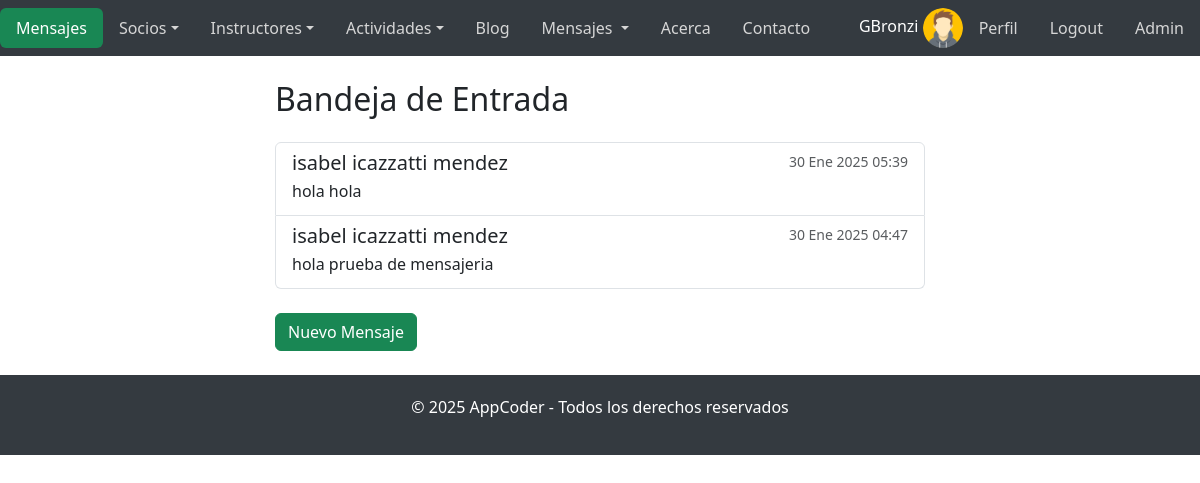
The app's page /messages/inbox/ (signed in) with its own data.
### AppAccounts/models.py (models this page shows, shortened)
class Profile(models.Model):
    user = models.OneToOneField(User, on_delete=models.CASCADE)
    avatar = models.ImageField(upload_to='avatars/', null=True, blank=True, default='avatars/avataruser.png')
    bio = RichTextField(blank=True, null=True)
    birthday = models.DateField(blank=True, null=True)
    address = models.CharField(max_length=255, blank=True, null=True)
    phone = models.CharField(max_length=20, blank=True, null=True)

### AppMessages/models.py (models this page shows, shortened)
class Message(models.Model):
    sender = models.ForeignKey(User, related_name='sent_messages', on_delete=models.CASCADE) # Remitente del mensaje (Usuario que envía)
    receiver = models.ForeignKey(User, related_name='received_messages', on_delete=models.CASCADE) # Destinatario del mensaje (Usuario que recibe)
    content = models.TextField() # Contenido del mensaje
    timestamp = models.DateTimeField(auto_now_add=True) # Fecha y hora de envío (se asigna automáticamente al crear el mensaje)
    is_read = models.BooleanField(default=False) # Estado de lectura del mensaje (False por defecto)
    class Meta:
        ordering = ['-timestamp']  # Ordenar los mensajes más recientes primero

### AppMessages/views.py (the view)
# urls.py: path('inbox/', InboxView, name='inbox'),
@login_required
def InboxView(request):
    received_messages = Message.objects.filter(receiver=request.user).order_by('-timestamp')  # Mensajes ordenados por fecha
    unread_count = Message.objects.filter(receiver=request.user, is_read=False).count()  # Contador de mensajes no leídos
    return render(request, 'AppMessages/inbox.html', {
        'received_messages': received_messages,
        'unread_count': unread_count
    })

### AppMessages/templates/AppMessages/inbox.html (shortened to what this page needs)
{% extends 'base.html' %}
{% load static %}
{% block cuerpo %}
    <div class="container my-4">
        <h2 class="mb-4">Bandeja de Entrada</h2>
        <div class="list-group">
            {% for message in received_messages %}
                <a href="{% url 'AppMessages:message_detail' message.id %}" class="list-group-item list-group-item-action">
                    <div class="d-flex w-100 justify-content-between">
                        <h5 class="mb-1">{{ message.sender.get_full_name }}</h5>
                        <small class="text-muted">{{ message.timestamp|date:"d M Y H:i" }}</small>
                    </div>
                    <p class="mb-1">{{ message.content|truncatewords:15 }}</p>
                </a>
            {% empty %}
                <p class="alert alert-warning">No tienes mensajes en tu bandeja de entrada.</p>
            {% endfor %}
        </div>
        <div class="mt-4">
            <a href="{% url 'AppMessages:send_message' %}" class="btn btn-success">Nuevo Mensaje</a>
        </div>
    </div>
{% endblock %}

### templates/base.html (shortened to what this page needs)
<!DOCTYPE html>
<html lang="es">
<head>
    <link href="https://cdn.jsdelivr.net/npm/bootstrap@5.3.0-alpha3/dist/css/bootstrap.min.css" rel="stylesheet">
    {% load static %}
    <link rel="stylesheet" href="{% static 'css/styles.css' %}">
</head>
<body>
    <nav class="navbar navbar-expand-lg navbar-dark" style="background-color: #343a40;">
        <div id="navbarNav">
            <ul class="nav nav-pills">
                <li class="nav-item">
                    <a class="nav-link active bg-success {% if request.resolver_match.url_name == 'index' %}{% endif %}" aria-current="page" href="{% url 'index' %}">
                        {% if request.resolver_match.url_name in 'index,acerca,contacto' %}
                        AppCoder
                        {% elif request.resolver_match.url_name in 'lista_socios,cargar_socio' %}
                        Socios
                        {% elif request.resolver_match.url_name in 'lista_instructores,cargar_instructor' %}
                        Instructores
                        {% elif request.resolver_match.url_name in 'cargar_actividad,lista_actividades' %}
                        Actividad
                        {% elif request.resolver_match.url_name in 'list,create,detail,update,delete' %}
                        Blog
                        {% elif request.resolver_match.url_name in 'inbox,message_detail,send_message' %}
                        Mensajes
                        {% elif request.resolver_match.url_name in 'login,edit_profile,change_password,profile,signup,register' %}
                        Usuario
                        {% else %}
                        App{{ request.resolver_match.url_name|capfirst }}
                        {% endif %}
                    </a>
                </li>
                <li class="nav-item dropdown">
                    <a class="nav-link dropdown-toggle" data-bs-toggle="dropdown" href="#" role="button" aria-expanded="false" style="color: #d6d6d6;">Socios</a>
                </li>
                <li class="nav-item dropdown">
                    <a class="nav-link dropdown-toggle" data-bs-toggle="dropdown" href="#" role="button" aria-expanded="false" style="color: #d6d6d6;">Instructores</a>
                </li>
                <li class="nav-item dropdown">
                    <a class="nav-link dropdown-toggle" data-bs-toggle="dropdown" href="#" role="button" aria-expanded="false" style="color: #d6d6d6;">Actividades</a>
                </li>
                <li class="nav-item">
                    <a class="nav-link" href="{% url 'AppBlog:list' %}" style="color: #d6d6d6;">Blog</a>
                </li>
                <li class="nav-item dropdown">
                    <a class="nav-link dropdown-toggle" data-bs-toggle="dropdown" href="#" role="button" aria-expanded="false" style="color: #d6d6d6;">
                    Mensajes {% if unread_count > 0 %}<span class="badge">{{ unread_count }}</span>{% endif %}
                    </a>
                </li>
                <li class="nav-item">
                    <a class="nav-link" href="{% url 'acerca' %}" style="color: #d6d6d6;">Acerca</a>
                </li>
                <li class="nav-item">
                    <a class="nav-link" href="{% url 'contacto' %}" style="color: #d6d6d6;">Contacto</a>
                </li>
            </ul>
        </div>
        <div class="ms-auto">
            <ul class="nav nav-pills">
                <li class="nav-item">
                    {% if user.is_authenticated %}
                    <span class="text-white">{{ user.username }}</span>
                    <img class="img-login" src="{{ user.profile.avatar.url|default:'/media/avatars/avataruser.png' }}" alt="Avatar">
                    <li><a class="nav-link" href="{% url 'AppAccounts:profile' %}" style="color: #d6d6d6;">Perfil</a></li>
                    <li><a class="nav-link" href="{% url 'AppAccounts:logout' %}" style="color: #d6d6d6;">Logout</a></li>
                    {% if user.is_staff %}
                    <li><a class="nav-link" href='/superadmin/' style="color: #d6d6d6;">Admin</a></li>
                    {% endif %}
                {% else %}
                    <li><a class="nav-link" href="{% url 'AppAccounts:login' %}" style="color: #d6d6d6;">Login</a></li>
                    <li><a class="nav-link" href="{% url 'AppAccounts:register' %}" style="color: #d6d6d6;">Signup</a></li>
                {% endif %}
                </li>
            </ul>
        </div>
    </nav>
    {% block cuerpo %}{% endblock %}
    <footer class="footer">
        <p>&copy; 2025 AppCoder - Todos los derechos reservados</p>
    </footer>
</body>
</html>

### static/css/styles.css (style rules this page uses)
:root, [data-bs-theme=light] { --bs-blue: #0d6efd; --bs-indigo: #6610f2; --bs-purple: #6f42c1; --bs-pink: #d63384; --bs-red: #dc3545; --bs-orange: #fd7e14; --bs-yellow: #ffc107; --bs-green: #198754; --bs-teal: #20c997; --bs-cyan: #0dcaf0; --bs-black: #000; --bs-white: #fff; --bs-gray: #6c757d; --bs-gray-dark: #343a40; --bs-gray-100: #f8f9fa; --bs-gray-200: #e9ecef; --bs-gray-300: #dee2e6; --bs-gray-400: #ced4da; --bs-gray-500: #adb5bd; --bs-gray-600: #6c757d; --bs-gray-700: #495057; --bs-gray-800: #343a40; --bs-gray-900: #212529; --bs-primary: #0d6efd; --bs-secondary: #6c757d; --bs-success: #198754; --bs-info: #0dcaf0; --bs-warning: #ffc107; --bs-danger: #dc3545; --bs-light: #f8f9fa; --bs-dark: #212529; --bs-primary-rgb: 13, 110, 253; --bs-secondary-rgb: 108, 117, 125; --bs-success-rgb: 25, 135, 84; --bs-info-rgb: 13, 202, 240; --bs-warning-rgb: 255, 193, 7; --bs-danger-rgb: 220, 53, 69; --bs-light-rgb: 248, 249, 250; --bs-dark-rgb: 33, 37, 41; --bs-primary-text-emphasis: #052c65; --bs-secondary-text-emphasis: #2b2f32; --bs-success-text-emphasis: #0a3622; --bs-info-text-emphasis: #055160; --bs-warning-text-emphasis: #664d03; --bs-danger-text-emphasis: #58151c; --bs-light-text-emphasis: #495057; --bs-dark-text-emphasis: #495057; --bs-primary-bg-subtle: #cfe2ff; --bs-secondary-bg-subtle: #e2e3e5; --bs-success-bg-subtle: #d1e7dd; --bs-info-bg-subtle: #cff4fc; --bs-warning-bg-subtle: #fff3cd; --bs-danger-bg-subtle: #f8d7da; --bs-light-bg-subtle: #fcfcfd; --bs-dark-bg-subtle: #ced4da; --bs-primary-border-subtle: #9ec5fe; --bs-secondary-border-subtle: #c4c8cb; --bs-success-border-subtle: #a3cfbb; --bs-info-border-subtle: #9eeaf9; --bs-warning-border-subtle: #ffe69c; --bs-danger-border-subtle: #f1aeb5; --bs-light-border-subtle: #e9ecef; --bs-dark-border-subtle: #adb5bd; --bs-white-rgb: 255, 255, 255; --bs-black-rgb: 0, 0, 0; --bs-font-sans-serif: system-ui, -apple-system, "Segoe UI", Roboto, "Helvetica Neue", "Noto Sans", "Liberation Sans", Arial, sans-serif, "Apple Color Emoji", "Segoe UI Emoji", "Segoe UI Symbol", "Noto Color Emoji"; --bs-font-monospace: SFMono-Regular, Menlo, Monaco, Consolas, "Liberation Mono", "Courier New", monospace; --bs-gradient: linear-gradient(180deg, rgba(255, 255, 255, 0.15), rgba(255, 255, 255, 0)); --bs-body-font-family: var(--bs-font-sans-serif); --bs-body-font-size: 1rem; --bs-body-font-weight: 400; --bs-body-line-height: 1.5; --bs-body-color: #212529; --bs-body-color-rgb: 33, 37, 41; --bs-body-bg: #fff; --bs-body-bg-rgb: 255, 255, 255; --bs-emphasis-color: #000; --bs-emphasis-color-rgb: 0, 0, 0; --bs-secondary-color: rgba(33, 37, 41, 0.75); --bs-secondary-color-rgb: 33, 37, 41; --bs-secondary-bg: #e9ecef; --bs-secondary-bg-rgb: 233, 236, 239; --bs-tertiary-color: rgba(33, 37, 41, 0.5); --bs-tertiary-color-rgb: 33, 37, 41; --bs-tertiary-bg: #f8f9fa; --bs-tertiary-bg-rgb: 248, 249, 250; --bs-heading-color: inherit; --bs-link-color: #0d6efd; --bs-link-color-rgb: 13, 110, 253; --bs-link-decoration: underline; --bs-link-hover-color: #0a58ca; --bs-link-hover-color-rgb: 10, 88, 202; --bs-code-color: #d63384; --bs-highlight-color: #212529; --bs-highlight-bg: #fff3cd; --bs-border-width: 1px; --bs-border-style: solid; --bs-border-color: #dee2e6; --bs-border-color-translucent: rgba(0, 0, 0, 0.175); --bs-border-radius: 0.375rem; --bs-border-radius-sm: 0.25rem; --bs-border-radius-lg: 0.5rem; --bs-border-radius-xl: 1rem; --bs-border-radius-xxl: 2rem; --bs-border-radius-2xl: var(--bs-border-radius-xxl); --bs-border-radius-pill: 50rem; --bs-box-shadow: 0 0.5rem 1rem rgba(0, 0, 0, 0.15); --bs-box-shadow-sm: 0 0.125rem 0.25rem rgba(0, 0, 0, 0.075); --bs-box-shadow-lg: 0 1rem 3rem rgba(0, 0, 0, 0.175); --bs-box-shadow-inset: inset 0 1px 2px rgba(0, 0, 0, 0.075); --bs-focus-ring-width: 0.25rem; --bs-focus-ring-opacity: 0.25; --bs-focus-ring-color: rgba(13, 110, 253, 0.25); --bs-form-valid-color: #198754; --bs-form-valid-border-color: #198754; --bs-form-invalid-color: #dc3545; --bs-form-invalid-border-color: #dc3545; }
.footer { background-color: #343a40; color: white; padding: 20px; text-align: center; }
.container { max-width: 650px; }
.container, .container-fluid, .container-lg, .container-md, .container-sm, .container-xl, .container-xxl { --bs-gutter-x: 1.5rem; --bs-gutter-y: 0; width: 100%; padding-right: calc(var(--bs-gutter-x)* .0); padding-left: calc(var(--bs-gutter-x)* .0); }
.img-login { width: 40px; height: 40px; border-radius: 50%; object-fit: cover; border: none; }

### records on screen
Message: sender.get_full_name "isabel icazzatti mendez", timestamp "30 Ene 2025 05:39", content "hola hola"
Message: sender.get_full_name "isabel icazzatti mendez", timestamp "30 Ene 2025 04:47", content "hola prueba de mensajeria"

### other values on screen
{{ user.username }} "GBronzi"
